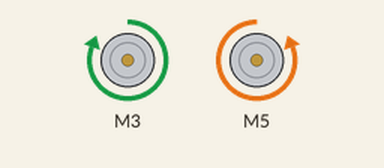
Bench run of a sketch on a simulated Arduino Uno, built with avr-gcc and run on an emulated ATmega328P. Parts: 2 × DC motor (green arrow = forward, orange = backward, longer = faster).

Above: at 3.0 s.
At 6.0 s:
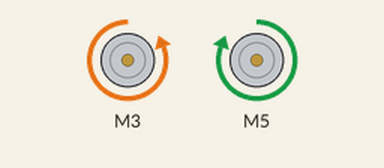
At 9.0 s:
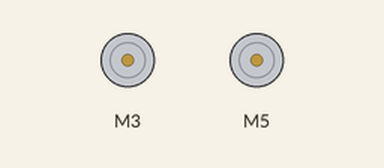
Timing chart, 0 to 13.2 s (numbered marks = the images above):
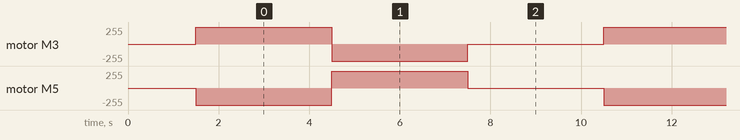

Measured:
- by itself, motor M3: repeats every 9.0 s: backward 255/255 3.0 s, stopped 3.0 s, forward 255/255 3.0 s
- by itself, motor M5: repeats every 9.0 s: forward 255/255 3.0 s, stopped 3.0 s, backward 255/255 3.0 s

The sketch:

Motor_DrIver_Code.ino
```cpp
/* Motor Driver Code UCSD ECE 5 Lab 4*/

// Include the Motor driver library
#include <L298NX2.h>

enum side {LEFT, RIGHT};

// Initialize Motors

// Taken from LEFT TO RIGHT of the robot ****** Orient yourself so that you are looking from the rear of the robot (photoresistors are farthest away from you, wheels are closest to you)
// Create in stance of motors

//                  Left Motors   Right motors
L298NX2 DriveMotors(  2, 3, 4,      7, 5, 6); // Digital Pins on Arduino
//                 ENA, IN1, IN2, ENB, IN3, IN4

//Set Initial Speed of Motors
int speed = 255;

// A function that commands a specified motor to move towards a given direction at a given speed
void runMotorAtSpeed(side _side, int speed) {

  if (_side == LEFT) {
    DriveMotors.setSpeedA(abs(speed));
    if (speed > 0)                // swap direction if speed is negative
      DriveMotors.forwardA();           // sets the direction of the motor from arguments
    else
      DriveMotors.backwardA();          // sets the direction of the motor from arguments
  }
  if (_side == RIGHT) {
    DriveMotors.setSpeedB(abs(-speed));
    if (speed < 0)                // swap direction if speed is negative
      DriveMotors.forwardB();           // sets the direction of the motor from arguments
    else
      DriveMotors.backwardB();          // sets the direction of the motor from arguments
  }
}

// setup - runs once
void setup() {
  delay(1500); // gives you a moment before tank actually moves
}

// loop - loops forever
void loop() {

  // Start Motors in forward direction
  runMotorAtSpeed(LEFT, speed);
  runMotorAtSpeed(RIGHT, speed);
  delay(3000); // let run forward for 3 seconds

  // Start Motors in backward direction
  //speed = -60;
  runMotorAtSpeed(LEFT, -speed);      /** FIX ME: set motor 1 at M1Sp in the BACKWARD direction (HINT: Very similar to forward direction) **/
  runMotorAtSpeed(RIGHT, -speed);     /** FIX ME: set motor 2 at M2Sp in the BACKWARD direction **/
  delay(3000); // let run backward for 3 seconds

  // Stop Motors

  runMotorAtSpeed(LEFT, 0);      /** FIX ME: stop motor 1 **/
  runMotorAtSpeed(RIGHT, 0);      /** FIX ME: stop motor 2 **/
  delay(3000); // stop for 3 seconds
}
```
